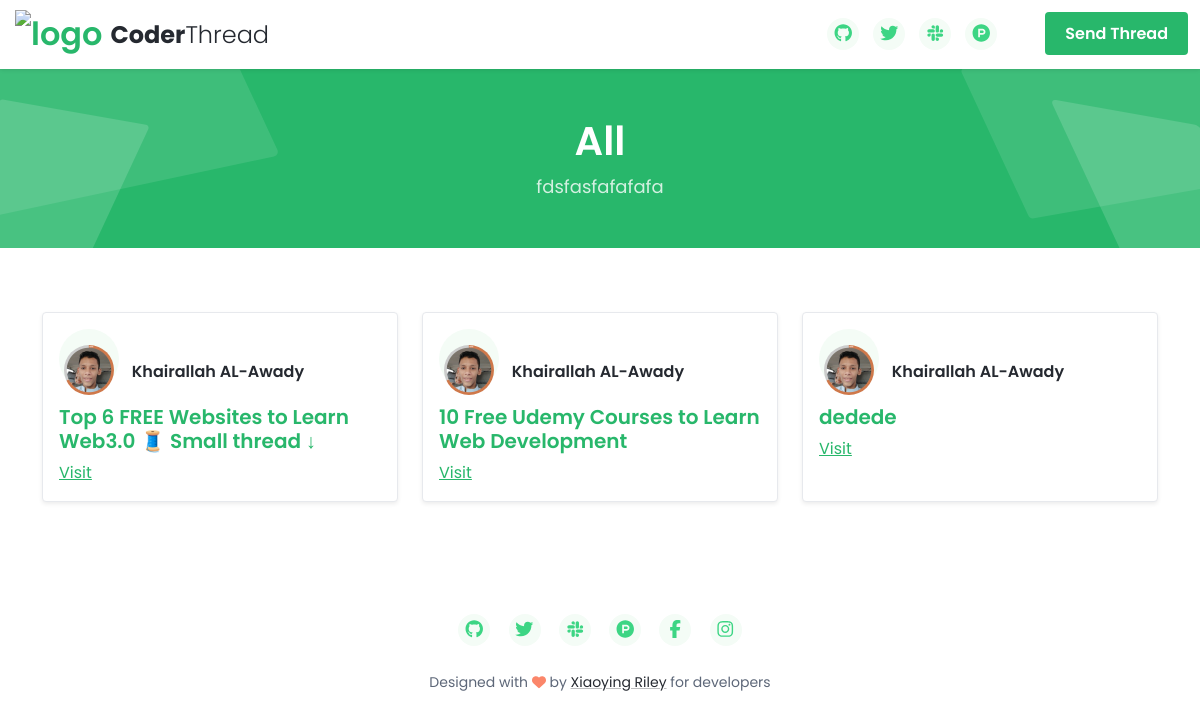
/category/all, run on the app's committed database.
### tapp/models.py (models this page shows, shortened)
class Category(models.Model):
    category_name = models.CharField(max_length=200)
    category_slug = models.SlugField(null=False,blank=True,unique=True,db_index=True,editable=False)
    category_description = models.TextField( max_length=300)
    category_icon_code = models.CharField(max_length=200, help_text='ex: fa fa-code , look fontawesome 4.7 icons', default='fa fa-code')

class Thread(models.Model):
    thread_title = models.CharField(max_length=200)
    thread_link = models.URLField(max_length=200)
    thread_date = models.DateTimeField(auto_now_add=True)
    category = models.ManyToManyField(Category, blank=True, default='All')
    twitter = models.ForeignKey('Twitter', on_delete=models.CASCADE)

class Twitter(models.Model):
    twitter_name = models.CharField(max_length=200)
    twitter_link = models.URLField(max_length=200)
    twitter_image = models.ImageField(upload_to='twitter_image', blank=True)

### tapp/views.py (the view)
# urls.py: path('category/<slug:category_slug>', views.thread_detail, name="threads_by_category"),
def thread_detail (request, category_slug):
    categories = Category.objects.get(category_slug=category_slug)
    twitters = Twitter.objects.all().filter()
    threads = Thread.objects.all().filter(category=categories)
    context = {
        'categories': categories,
        'threads': threads,
        'twitters': twitters,
    }
    return render(request, 'threads.html', context)

### templates/threads.html (shortened to what this page needs)
{% extends '_base.html' %}
{% load static %}
{% block content %}
<div class="page-header theme-bg-dark py-5 text-center position-relative">
    <div class="theme-bg-shapes-right"></div>
    <div class="theme-bg-shapes-left"></div>
    <div class="container">
        <h1 class="page-heading single-col-max mx-auto">{{categories.category_name}}</h1>
        <div class="page-intro single-col-max mx-auto">{{categories.category_description}}</div>
         </div>
    </div>
<div class="page-content">
    <div class="container">
        <div class="docs-overview py-5">
            <div class="row justify-content-center">
                {% for thread in threads %}
                <div class="col-12 col-lg-4 py-3">
                    <div class="card shadow-sm">
                        <div class="card-body">
                            <h5 class="card-title mb-3">
                                <span class="theme-icon-holder card-icon-holder me-2">
                                   <img class="rounded-circle"  width="50px" src="{{thread.twitter.twitter_image.url}}" alt="">
                                </span>
                                <a href="{{thread.twitter.twitter_link}}" class="text-decoration-none"><span class="h6">{{thread.twitter.twitter_name}}</span></a>
                            </h5>
                            <div class="h5">
                                <a href="{{thread.thread_link}}" target="_blank" class="text-decoration-none">{{thread.thread_title}}</a>
                            </div>
                            <a class="card-link" href="show" target="_blank">Visit</a>
                        </div>
                    </div>
                </div>
                {% endfor %}
            </div>
        </div>
    </div>
</div>
{% endblock content %}

### templates/_base.html (shortened to what this page needs)
{% load static %}
<!DOCTYPE html>
<html lang="en">
<head>
    <link id="theme-style" rel="stylesheet" href="{% static 'assets/css/theme.css' %}">
    <link id="theme-style" rel="stylesheet" href="{% static 'assets/css/base.css' %}">
</head>
<body>
    <header class="header fixed-top">
        <div class="branding docs-branding">
            <div class="container-fluid position-relative py-2">
                <div class="docs-logo-wrapper">
	                <div class="site-logo"><a class="navbar-brand" href="{% url 'index' %}"><img class="logo-icon me-2" src="{% static 'assets/images/coderdocs-logo.svg' %}" alt="logo"><span class="logo-text">Coder<span class="text-alt">Thread</span></span></a></div>
                </div>
	            <div class="docs-top-utilities d-flex justify-content-end align-items-center">
					<ul class="social-list list-inline mx-md-3 mx-lg-5 mb-0 d-none d-lg-flex">
						<li class="list-inline-item"><a href="#"><i class="fab fa-github fa-fw"></i></a></li>
			            <li class="list-inline-item"><a target="_blank" href="https://twitter.com/aayteekin"><i class="fab fa-twitter fa-fw"></i></a></li>
		                <li class="list-inline-item"><a href="#"><i class="fab fa-slack fa-fw"></i></a></li>
		                <li class="list-inline-item"><a href="#"><i class="fab fa-product-hunt fa-fw"></i></a></li>
		            </ul>
		            <a href="https://themes.3rdwavemedia.com/bootstrap-templates/startup/coderdocs-free-bootstrap-5-documentation-template-for-software-projects/" class="btn btn-primary d-none d-lg-flex">Send Thread</a>
	            </div>
            </div>
        </div>
    </header>
{% block content %}
{% endblock content %}
    <footer class="footer">
	    <div class="footer-bottom text-center py-5">
		    <ul class="social-list list-unstyled pb-4 mb-0">
			    <li class="list-inline-item"><a href="#"><i class="fab fa-github fa-fw"></i></a></li>
	            <li class="list-inline-item"><a href="#"><i class="fab fa-twitter fa-fw"></i></a></li>
	            <li class="list-inline-item"><a href="#"><i class="fab fa-slack fa-fw"></i></a></li>
	            <li class="list-inline-item"><a href="#"><i class="fab fa-product-hunt fa-fw"></i></a></li>
	            <li class="list-inline-item"><a href="#"><i class="fab fa-facebook-f fa-fw"></i></a></li>
	            <li class="list-inline-item"><a href="#"><i class="fab fa-instagram fa-fw"></i></a></li>
	        </ul>
            <small class="copyright">Designed with <i class="fas fa-heart" style="color: #fb866a;"></i> by <a class="theme-link" href="http://themes.3rdwavemedia.com" target="_blank">Xiaoying Riley</a> for developers</small>
	    </div>
    </footer>
</body>
</html>

### data on the page
Category: category_name "All", category_description "fdsfasfafafafa"
Thread: twitter.twitter_image (picture), twitter.twitter_name "Khairallah AL-Awady", thread_title "Top 6 FREE Websites to Learn Web3.0 🧵 Small thread ↓"
Thread: twitter.twitter_image (picture), twitter.twitter_name "Khairallah AL-Awady", thread_title "10 Free Udemy Courses to Learn Web Development"
Thread: twitter.twitter_image (picture), twitter.twitter_name "Khairallah AL-Awady", thread_title "dedede"
